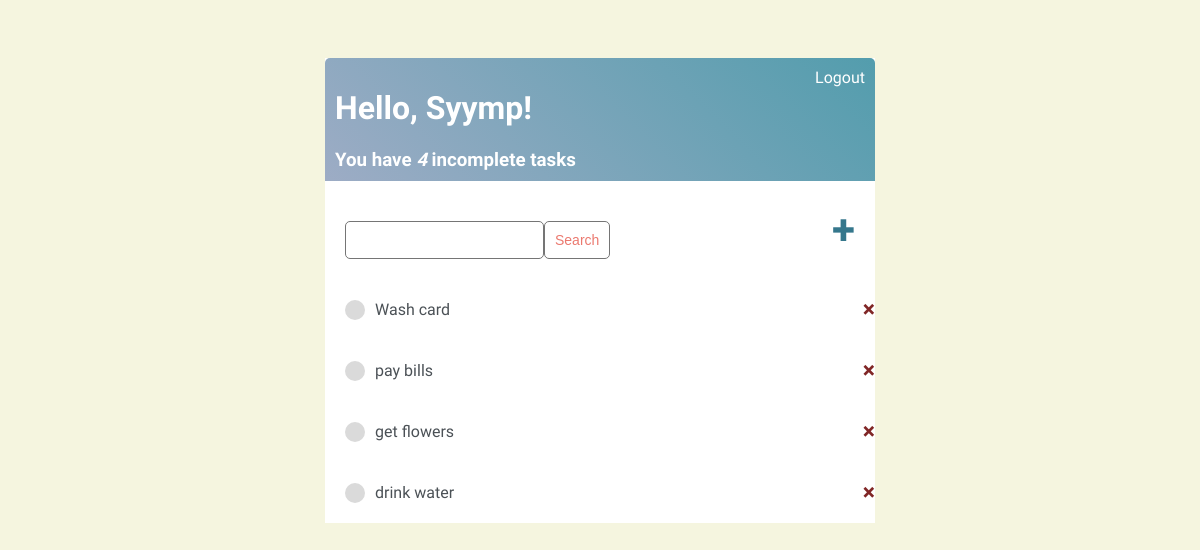
The app's page / (signed in), older data.
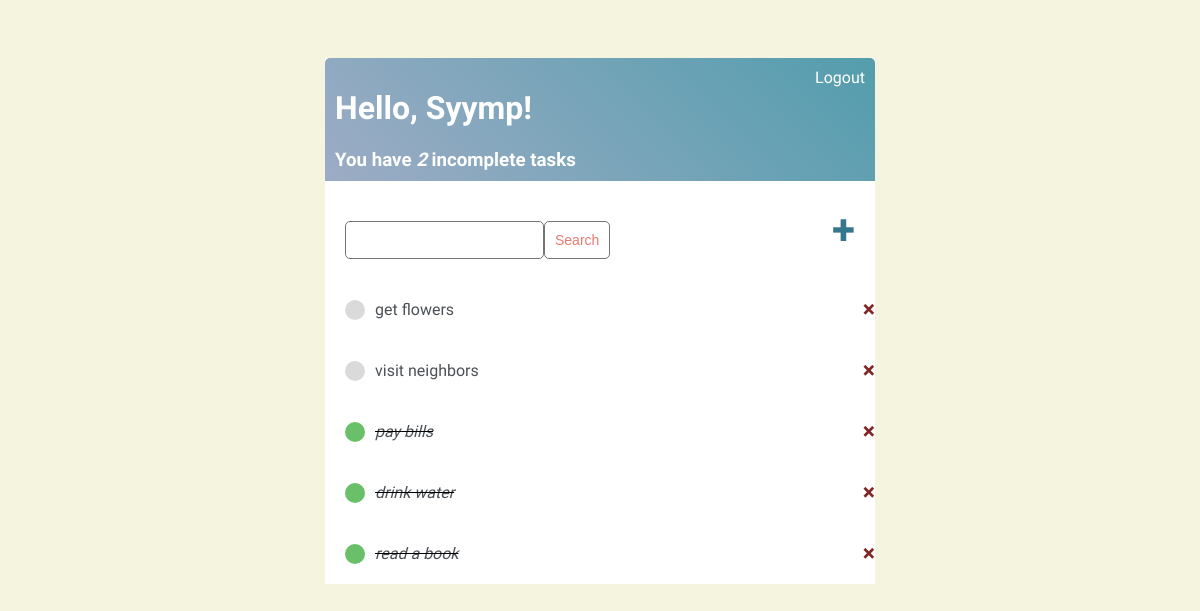
The same page, newer data.
### base/models.py (models this page shows)
class Task(models.Model):
    user = models.ForeignKey(User, on_delete=models.CASCADE, null=True, blank=True)
    title = models.CharField(max_length=200)
    description = models.TextField(null=True, blank=True)
    complete = models.BooleanField(default=False)
    created = models.DateTimeField(auto_now_add=True)
    def __str__(self): return self.title
    class Meta: ordering = ['complete']

### base/views.py (the view)
# urls.py: path('', Tasklist.as_view(), name='tasks'),
class Tasklist(LoginRequiredMixin, ListView):
    model = Task
    context_object_name = 'tasks'
    template_name = 'base/task_list.html'
    def get_context_data(self, **kwargs):
        context = super().get_context_data(**kwargs)
        context['tasks'] = context['tasks'].filter(user=self.request.user)
        context['count'] = context['tasks'].filter(complete=False).count()
        search_input = self.request.GET.get('search-area') or ''
        if search_input:
            context['tasks'] = context['tasks'].filter(
                title__startswith=search_input)
            context['search_input'] = search_input
        return context

### base/templates/base/task_list.html (shortened to what this page needs)
{% extends 'base/main.html' %}
{% block content %}
<div class="header-bar">
    <div>
        <h1>Hello, {{request.user|title}}!</h1>
        <h3 style="margin:0">You have <i>{{count}}</i> incomplete task{{count|pluralize}}</h3>
    </div>
    {% if request.user.is_authenticated %}
     <a href="{% url 'logout' %}">Logout</a>
{% else %}
     <a href="{% url 'login' %}">Login</a>
{% endif %}
</div>
<div id="search-add-wrapper">
    <form method="get" style="margin-top: 20px; display:flex;">
    <input type="text" name="search-area" value="{{search_input}}">
    <input class="button" type="submit" value="Search">
</form>
    <a id="add-link" href="{% url 'task-create' %}"><b>&#43;</b></a>
</div>
<div class="task-items-wrapper">
    {% for task in tasks %}
       <div class="task-wrapper">
           {% if task.complete %}
              <div class="task-title">
                  <div class="task-complete-icon"></div>
                  <i><s><a href="{% url 'task-update' task.id %}">{{task}}</a></s></i>
              </div>
           <a class="delete-link" href="{% url 'task-delete' task.id %}"><b>&#215;</b></a>
           {% else %}
              <div class="task-title">
                  <div class="task-incomplete-icon"></div>
                  <a href="{% url 'task-update' task.id %}">{{task}}</a>
              </div>
           <a class="delete-link" href="{% url 'task-delete' task.id %}">&#215;</a>
           {% endif %}
       </div>
    {% empty %}
    <h3>No items in list</h3>
    {% endfor %}
</div>
{% endblock %}

### base/templates/base/main.html (shortened to what this page needs)
<!doctype html>
<html lang="en">
    <head>
    </head>
    <body>
        <div class="container">
            {% block content %}
            {% endblock %}
        </div>
    </body>
    </html>

### base/templates/base/main.html (style rules this page uses)
body { background: #f5f5df; font-family: 'Nunito sans', sans-serif; padding-top: 50px; }
h1, h2, h3, h4, h5, h6 { font-family: 'Raleway', sans-serif; }
a, p { color: #4b5156; }
.container { max-width: 550px; margin: auto; background-color: #FFF; }
.header-bar { display: flex; justify-content: space-between; color: #fff; padding: 10px; border-radius: 5px 5px 0 0; background: linear-gradient(45deg, #9DACC5, #539DAD); }
.header-bar a { color: #fff; text-decoration: none; }
.task-wrapper { display: flex; align-items: center; justify-content: space-between; background-color: #fff; border-top: 1px solid #fff; overflow: hidden; }
.task-title { display: flex; padding: 20px; }
.task-title a { text-decoration: none; color: #4b5156; margin-left: 10px; }
.task-complete-icon { height: 20px; width: 20px; background-color: rgb(105, 192, 105); border-radius: 50%; }
.task-incomplete-icon { height: 20px; width: 20px; background-color: rgb(218, 218, 218); border-radius: 50%; }
.delete-link { text-decoration: none; font-weight: 900; color: #802626; font-size: 23px; line-height: 0; padding: 20px 0px; }
#add-link { color: #35778c; text-decoration: none; font-size: 42px; }
#search-add-wrapper { display: flex; justify-content: space-between; align-items: center; padding: 20px; }
input[type=text], input[type=password], textarea { border: 1px solid #757575; border-radius: 5px; padding: 10px; width: 90%; }
::placeholder { font-weight: 300; opacity: 0.5; }
.button { border: 1px solid #757575; background-color: #FFF; color: #EB796F; padding: 10px; font-size: 14px; border-radius: 5px; cursor: pointer; text-decoration: none; }

Row changes from the older to the newer data that the page shows:
removed Task: title "Wash card"
shown differently, row unchanged: Task "get flowers": moves up the list
added Task: title "visit neighbors"
changed Task "pay bills": complete False → True (drawn)
changed Task "drink water": complete False → True (drawn)
added Task: title "read a book"
Text that changed along with them:
{{ count }}: "4" → "2"
